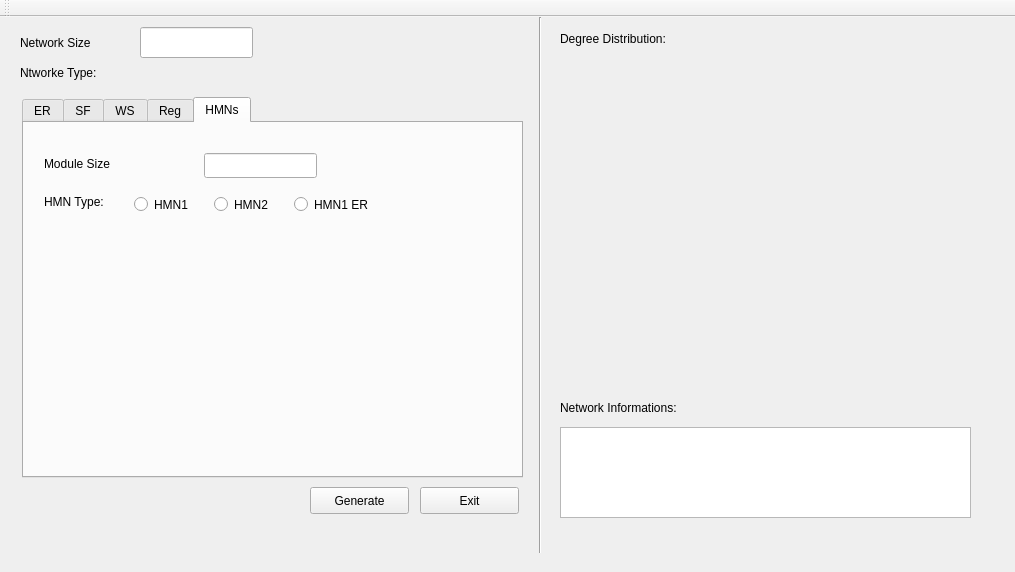
<?xml version="1.0" encoding="UTF-8"?>
<ui version="4.0">
 <class>MainWindow</class>
 <widget class="QMainWindow" name="MainWindow">
  <property name="enabled">
   <bool>true</bool>
  </property>
  <property name="geometry">
   <rect>
    <x>0</x>
    <y>0</y>
    <width>1015</width>
    <height>572</height>
   </rect>
  </property>
  <property name="sizePolicy">
   <sizepolicy hsizetype="Preferred" vsizetype="Preferred">
    <horstretch>0</horstretch>
    <verstretch>0</verstretch>
   </sizepolicy>
  </property>
  <property name="contextMenuPolicy">
   <enum>Qt::DefaultContextMenu</enum>
  </property>
  <property name="acceptDrops">
   <bool>false</bool>
  </property>
  <property name="windowTitle">
   <string>MainWindow</string>
  </property>
  <property name="toolButtonStyle">
   <enum>Qt::ToolButtonIconOnly</enum>
  </property>
  <widget class="QWidget" name="centralWidget">
   <widget class="QCustomPlot" name="myplot" native="true">
    <property name="geometry">
     <rect>
      <x>560</x>
      <y>60</y>
      <width>411</width>
      <height>311</height>
     </rect>
    </property>
    <property name="layoutDirection">
     <enum>Qt::LeftToRight</enum>
    </property>
   </widget>
   <widget class="QPushButton" name="mbt1">
    <property name="geometry">
     <rect>
      <x>310</x>
      <y>470</y>
      <width>99</width>
      <height>27</height>
     </rect>
    </property>
    <property name="text">
     <string>Generate</string>
    </property>
   </widget>
   <widget class="Line" name="line">
    <property name="geometry">
     <rect>
      <x>530</x>
      <y>0</y>
      <width>20</width>
      <height>541</height>
     </rect>
    </property>
    <property name="orientation">
     <enum>Qt::Vertical</enum>
    </property>
   </widget>
   <widget class="QLabel" name="label">
    <property name="geometry">
     <rect>
      <x>560</x>
      <y>6</y>
      <width>261</width>
      <height>31</height>
     </rect>
    </property>
    <property name="text">
     <string>Degree Distribution:</string>
    </property>
   </widget>
   <widget class="QTabWidget" name="NetTypes">
    <property name="enabled">
     <bool>true</bool>
    </property>
    <property name="geometry">
     <rect>
      <x>22</x>
      <y>80</y>
      <width>501</width>
      <height>381</height>
     </rect>
    </property>
    <property name="currentIndex">
     <number>4</number>
    </property>
    <widget class="QWidget" name="ER_tab">
     <attribute name="title">
      <string>ER</string>
     </attribute>
     <widget class="QLabel" name="label_4">
      <property name="geometry">
       <rect>
        <x>20</x>
        <y>20</y>
        <width>151</width>
        <height>41</height>
       </rect>
      </property>
      <property name="text">
       <string>Average Connectivity</string>
      </property>
     </widget>
     <widget class="QLineEdit" name="AvgC">
      <property name="geometry">
       <rect>
        <x>180</x>
        <y>30</y>
        <width>113</width>
        <height>25</height>
       </rect>
      </property>
     </widget>
    </widget>
    <widget class="QWidget" name="SF_tab">
     <attribute name="title">
      <string>SF</string>
     </attribute>
     <widget class="QLabel" name="label_9">
      <property name="geometry">
       <rect>
        <x>20</x>
        <y>20</y>
        <width>101</width>
        <height>41</height>
       </rect>
      </property>
      <property name="text">
       <string>Exponent</string>
      </property>
     </widget>
     <widget class="QLineEdit" name="lineEdit_5">
      <property name="geometry">
       <rect>
        <x>180</x>
        <y>30</y>
        <width>113</width>
        <height>25</height>
       </rect>
      </property>
     </widget>
    </widget>
    <widget class="QWidget" name="WS_tab">
     <property name="enabled">
      <bool>false</bool>
     </property>
     <attribute name="title">
      <string>WS</string>
     </attribute>
    </widget>
    <widget class="QWidget" name="Reg_tab">
     <property name="enabled">
      <bool>false</bool>
     </property>
     <attribute name="title">
      <string>Reg</string>
     </attribute>
    </widget>
    <widget class="QWidget" name="HMN_tab">
     <attribute name="title">
      <string>HMNs</string>
     </attribute>
     <widget class="QLabel" name="label_6">
      <property name="geometry">
       <rect>
        <x>20</x>
        <y>20</y>
        <width>131</width>
        <height>41</height>
       </rect>
      </property>
      <property name="text">
       <string>Module Size</string>
      </property>
     </widget>
     <widget class="QLineEdit" name="lineEdit_3">
      <property name="geometry">
       <rect>
        <x>180</x>
        <y>30</y>
        <width>113</width>
        <height>25</height>
       </rect>
      </property>
     </widget>
     <widget class="QLabel" name="label_8">
      <property name="geometry">
       <rect>
        <x>20</x>
        <y>70</y>
        <width>81</width>
        <height>17</height>
       </rect>
      </property>
      <property name="text">
       <string>HMN Type:</string>
      </property>
     </widget>
     <widget class="QRadioButton" name="radioButton">
      <property name="geometry">
       <rect>
        <x>110</x>
        <y>70</y>
        <width>71</width>
        <height>23</height>
       </rect>
      </property>
      <property name="text">
       <string>HMN1</string>
      </property>
     </widget>
     <widget class="QRadioButton" name="radioButton_2">
      <property name="geometry">
       <rect>
        <x>190</x>
        <y>70</y>
        <width>71</width>
        <height>23</height>
       </rect>
      </property>
      <property name="text">
       <string>HMN2</string>
      </property>
     </widget>
     <widget class="QRadioButton" name="radioButton_3">
      <property name="geometry">
       <rect>
        <x>270</x>
        <y>70</y>
        <width>111</width>
        <height>23</height>
       </rect>
      </property>
      <property name="text">
       <string>HMN1 ER</string>
      </property>
     </widget>
    </widget>
   </widget>
   <widget class="QPushButton" name="exit">
    <property name="geometry">
     <rect>
      <x>420</x>
      <y>470</y>
      <width>99</width>
      <height>27</height>
     </rect>
    </property>
    <property name="text">
     <string>Exit</string>
    </property>
   </widget>
   <widget class="QLabel" name="label_2">
    <property name="geometry">
     <rect>
      <x>20</x>
      <y>40</y>
      <width>111</width>
      <height>31</height>
     </rect>
    </property>
    <property name="text">
     <string>Ntworke Type:</string>
    </property>
   </widget>
   <widget class="QTextBrowser" name="textBrowser">
    <property name="geometry">
     <rect>
      <x>560</x>
      <y>410</y>
      <width>411</width>
      <height>91</height>
     </rect>
    </property>
   </widget>
   <widget class="QLabel" name="label_3">
    <property name="geometry">
     <rect>
      <x>560</x>
      <y>380</y>
      <width>191</width>
      <height>21</height>
     </rect>
    </property>
    <property name="text">
     <string>Network Informations:</string>
    </property>
   </widget>
   <widget class="QLineEdit" name="NetSize_input">
    <property name="geometry">
     <rect>
      <x>140</x>
      <y>10</y>
      <width>113</width>
      <height>31</height>
     </rect>
    </property>
   </widget>
   <widget class="QLabel" name="label_11">
    <property name="geometry">
     <rect>
      <x>20</x>
      <y>10</y>
      <width>101</width>
      <height>31</height>
     </rect>
    </property>
    <property name="text">
     <string>Network Size</string>
    </property>
   </widget>
  </widget>
  <widget class="QMenuBar" name="menuBar">
   <property name="geometry">
    <rect>
     <x>0</x>
     <y>0</y>
     <width>1015</width>
     <height>22</height>
    </rect>
   </property>
  </widget>
  <widget class="QToolBar" name="mainToolBar">
   <attribute name="toolBarArea">
    <enum>TopToolBarArea</enum>
   </attribute>
   <attribute name="toolBarBreak">
    <bool>false</bool>
   </attribute>
  </widget>
  <widget class="QStatusBar" name="statusBar">
   <property name="sizeGripEnabled">
    <bool>false</bool>
   </property>
  </widget>
 </widget>
 <layoutdefault spacing="6" margin="11"/>
 <customwidgets>
  <customwidget>
   <class>QCustomPlot</class>
   <extends>QWidget</extends>
   <header>qcustomplot.h</header>
   <container>1</container>
  </customwidget>
 </customwidgets>
 <resources/>
 <connections/>
</ui>
